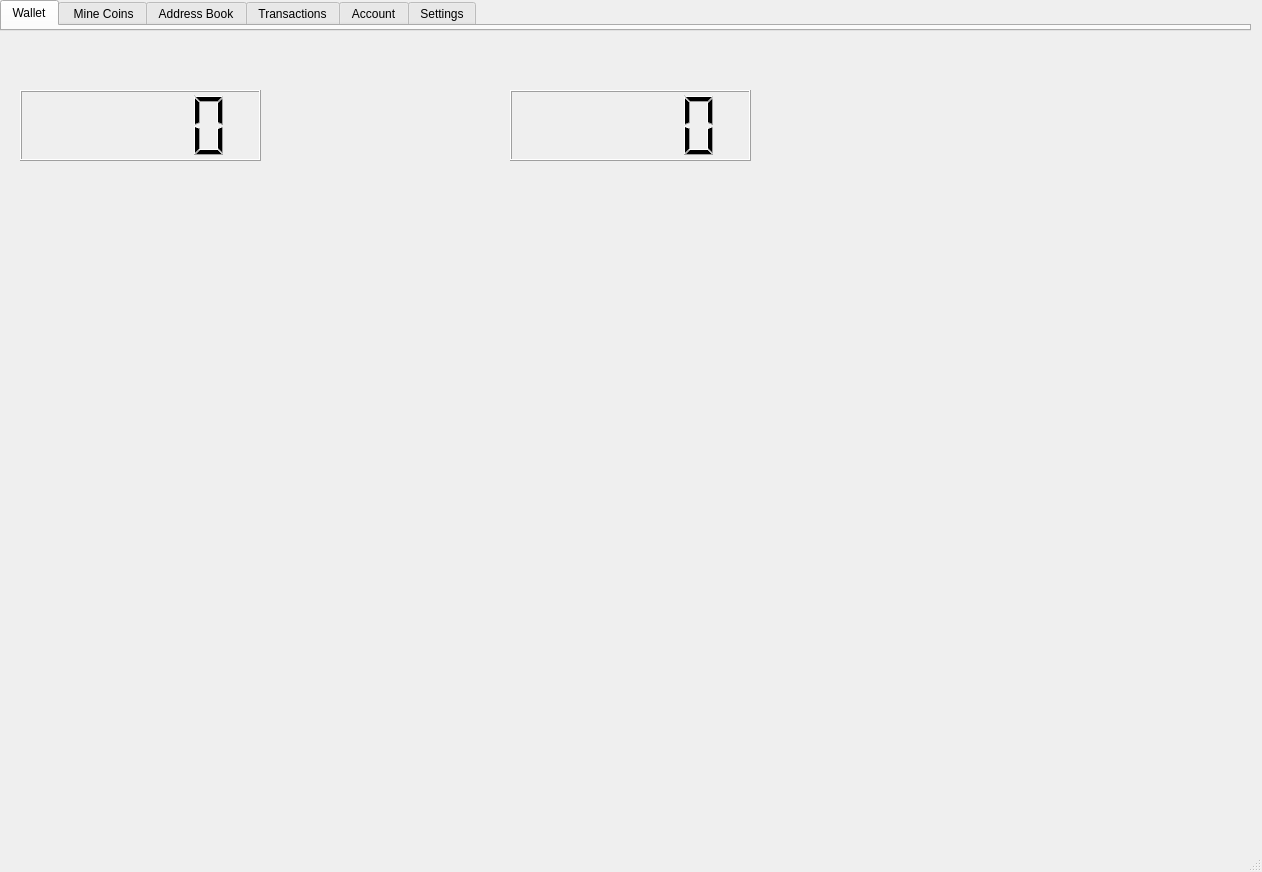
<?xml version="1.0" encoding="UTF-8"?>
<ui version="4.0">
 <author>Ryan Smith</author>
 <class>MainWindow</class>
 <widget class="QMainWindow" name="MainWindow">
  <property name="geometry">
   <rect>
    <x>0</x>
    <y>0</y>
    <width>1262</width>
    <height>872</height>
   </rect>
  </property>
  <property name="windowTitle">
   <string>Plasmacoin Client</string>
  </property>
  <property name="windowIcon">
   <iconset>
    <normaloff>../../../../../../.designer/assets/plasmacoin-logo.png</normaloff>../../../../../../.designer/assets/plasmacoin-logo.png</iconset>
  </property>
  <property name="iconSize">
   <size>
    <width>200</width>
    <height>100</height>
   </size>
  </property>
  <property name="toolButtonStyle">
   <enum>Qt::ToolButtonIconOnly</enum>
  </property>
  <widget class="QWidget" name="centralwidget">
   <widget class="QTabWidget" name="tabWidget">
    <property name="geometry">
     <rect>
      <x>0</x>
      <y>0</y>
      <width>1251</width>
      <height>31</height>
     </rect>
    </property>
    <property name="sizePolicy">
     <sizepolicy hsizetype="Maximum" vsizetype="Fixed">
      <horstretch>0</horstretch>
      <verstretch>0</verstretch>
     </sizepolicy>
    </property>
    <property name="maximumSize">
     <size>
      <width>1401</width>
      <height>31</height>
     </size>
    </property>
    <property name="focusPolicy">
     <enum>Qt::NoFocus</enum>
    </property>
    <property name="tabPosition">
     <enum>QTabWidget::North</enum>
    </property>
    <property name="tabShape">
     <enum>QTabWidget::Rounded</enum>
    </property>
    <property name="currentIndex">
     <number>0</number>
    </property>
    <property name="movable">
     <bool>false</bool>
    </property>
    <widget class="QWidget" name="Wallet">
     <attribute name="title">
      <string>Wallet</string>
     </attribute>
    </widget>
    <widget class="QWidget" name="Mine">
     <attribute name="title">
      <string> Mine Coins</string>
     </attribute>
    </widget>
    <widget class="QWidget" name="AddressBook">
     <attribute name="title">
      <string>Address Book</string>
     </attribute>
    </widget>
    <widget class="QWidget" name="Transactions">
     <attribute name="title">
      <string>Transactions</string>
     </attribute>
    </widget>
    <widget class="QWidget" name="Account">
     <attribute name="title">
      <string>Account</string>
     </attribute>
    </widget>
    <widget class="QWidget" name="Settings">
     <attribute name="title">
      <string>Settings</string>
     </attribute>
    </widget>
   </widget>
   <widget class="QStackedWidget" name="stackedWidget">
    <property name="geometry">
     <rect>
      <x>-10</x>
      <y>30</y>
      <width>1261</width>
      <height>821</height>
     </rect>
    </property>
    <property name="layoutDirection">
     <enum>Qt::LeftToRight</enum>
    </property>
    <property name="currentIndex">
     <number>0</number>
    </property>
    <widget class="QWidget" name="wallet">
     <widget class="QLCDNumber" name="usdollars">
      <property name="geometry">
       <rect>
        <x>520</x>
        <y>60</y>
        <width>241</width>
        <height>71</height>
       </rect>
      </property>
      <property name="smallDecimalPoint">
       <bool>false</bool>
      </property>
      <property name="digitCount">
       <number>5</number>
      </property>
      <property name="mode">
       <enum>QLCDNumber::Dec</enum>
      </property>
      <property name="segmentStyle">
       <enum>QLCDNumber::Filled</enum>
      </property>
     </widget>
     <widget class="QLCDNumber" name="plasmacoins">
      <property name="geometry">
       <rect>
        <x>30</x>
        <y>60</y>
        <width>241</width>
        <height>71</height>
       </rect>
      </property>
      <property name="layoutDirection">
       <enum>Qt::LeftToRight</enum>
      </property>
      <property name="smallDecimalPoint">
       <bool>false</bool>
      </property>
      <property name="digitCount">
       <number>5</number>
      </property>
      <property name="mode">
       <enum>QLCDNumber::Dec</enum>
      </property>
      <property name="segmentStyle">
       <enum>QLCDNumber::Filled</enum>
      </property>
     </widget>
    </widget>
    <widget class="QWidget" name="mineCoins">
     <widget class="QPushButton" name="btn_mine">
      <property name="geometry">
       <rect>
        <x>840</x>
        <y>730</y>
        <width>84</width>
        <height>31</height>
       </rect>
      </property>
      <property name="text">
       <string>Mine</string>
      </property>
     </widget>
     <widget class="QListWidget" name="transactionList">
      <property name="geometry">
       <rect>
        <x>40</x>
        <y>80</y>
        <width>611</width>
        <height>651</height>
       </rect>
      </property>
      <property name="focusPolicy">
       <enum>Qt::NoFocus</enum>
      </property>
     </widget>
     <widget class="QListWidget" name="blockTransactionList">
      <property name="geometry">
       <rect>
        <x>690</x>
        <y>240</y>
        <width>551</width>
        <height>471</height>
       </rect>
      </property>
     </widget>
     <widget class="QTextBrowser" name="blockSize">
      <property name="geometry">
       <rect>
        <x>690</x>
        <y>730</y>
        <width>141</width>
        <height>31</height>
       </rect>
      </property>
     </widget>
     <widget class="QToolButton" name="plusSign">
      <property name="geometry">
       <rect>
        <x>590</x>
        <y>730</y>
        <width>33</width>
        <height>31</height>
       </rect>
      </property>
      <property name="text">
       <string>...</string>
      </property>
      <property name="icon">
       <iconset>
        <normaloff>../../../../../../.designer/assets/plus.png</normaloff>../../../../../../.designer/assets/plus.png</iconset>
      </property>
      <property name="iconSize">
       <size>
        <width>24</width>
        <height>24</height>
       </size>
      </property>
     </widget>
     <widget class="QToolButton" name="minusSign">
      <property name="geometry">
       <rect>
        <x>620</x>
        <y>730</y>
        <width>33</width>
        <height>31</height>
       </rect>
      </property>
      <property name="text">
       <string>...</string>
      </property>
      <property name="icon">
       <iconset>
        <normaloff>../../../../../../.designer/assets/minus.png</normaloff>../../../../../../.designer/assets/minus.png</iconset>
      </property>
      <property name="iconSize">
       <size>
        <width>24</width>
        <height>24</height>
       </size>
      </property>
     </widget>
    </widget>
    <widget class="QWidget" name="addressBook">
     <widget class="QDialogButtonBox" name="buttonBox">
      <property name="geometry">
       <rect>
        <x>600</x>
        <y>130</y>
        <width>174</width>
        <height>34</height>
       </rect>
      </property>
      <property name="focusPolicy">
       <enum>Qt::StrongFocus</enum>
      </property>
      <property name="standardButtons">
       <set>QDialogButtonBox::Cancel|QDialogButtonBox::Ok</set>
      </property>
     </widget>
     <widget class="QWidget" name="formLayoutWidget">
      <property name="geometry">
       <rect>
        <x>600</x>
        <y>90</y>
        <width>341</width>
        <height>41</height>
       </rect>
      </property>
      <layout class="QFormLayout" name="formLayout">
       <item row="0" column="0">
        <widget class="QLabel" name="amountLabel">
         <property name="text">
          <string>Amount</string>
         </property>
        </widget>
       </item>
       <item row="0" column="1">
        <widget class="QLineEdit" name="amountLineEdit">
         <property name="text">
          <string/>
         </property>
        </widget>
       </item>
      </layout>
     </widget>
     <widget class="QTextBrowser" name="textBrowser">
      <property name="geometry">
       <rect>
        <x>600</x>
        <y>40</y>
        <width>341</width>
        <height>31</height>
       </rect>
      </property>
     </widget>
     <widget class="QTableWidget" name="tableWidget">
      <property name="geometry">
       <rect>
        <x>30</x>
        <y>40</y>
        <width>531</width>
        <height>711</height>
       </rect>
      </property>
      <property name="focusPolicy">
       <enum>Qt::NoFocus</enum>
      </property>
      <property name="horizontalScrollBarPolicy">
       <enum>Qt::ScrollBarAsNeeded</enum>
      </property>
      <property name="columnCount">
       <number>2</number>
      </property>
      <attribute name="horizontalHeaderCascadingSectionResizes">
       <bool>true</bool>
      </attribute>
      <attribute name="horizontalHeaderDefaultSectionSize">
       <number>132</number>
      </attribute>
      <attribute name="horizontalHeaderStretchLastSection">
       <bool>true</bool>
      </attribute>
      <attribute name="verticalHeaderStretchLastSection">
       <bool>false</bool>
      </attribute>
      <column>
       <property name="text">
        <string>Username</string>
       </property>
      </column>
      <column>
       <property name="text">
        <string>Address</string>
       </property>
      </column>
     </widget>
    </widget>
    <widget class="QWidget" name="transactions"/>
    <widget class="QWidget" name="account">
     <widget class="QStackedWidget" name="accountView">
      <property name="geometry">
       <rect>
        <x>0</x>
        <y>20</y>
        <width>1261</width>
        <height>801</height>
       </rect>
      </property>
      <property name="currentIndex">
       <number>0</number>
      </property>
      <widget class="QWidget" name="signIn">
       <widget class="QLineEdit" name="s_EmailField">
        <property name="geometry">
         <rect>
          <x>230</x>
          <y>380</y>
          <width>241</width>
          <height>31</height>
         </rect>
        </property>
        <property name="placeholderText">
         <string>Email Address</string>
        </property>
        <property name="clearButtonEnabled">
         <bool>true</bool>
        </property>
       </widget>
       <widget class="QPushButton" name="btn_signIn">
        <property name="geometry">
         <rect>
          <x>250</x>
          <y>500</y>
          <width>81</width>
          <height>31</height>
         </rect>
        </property>
        <property name="text">
         <string>Sign In</string>
        </property>
       </widget>
       <widget class="QLabel" name="signInTitle">
        <property name="geometry">
         <rect>
          <x>130</x>
          <y>230</y>
          <width>451</width>
          <height>81</height>
         </rect>
        </property>
        <property name="text">
         <string>&lt;html&gt;&lt;head/&gt;&lt;body&gt;&lt;p align=&quot;center&quot;&gt;&lt;span style=&quot; font-size:20pt;&quot;&gt;Sign in to your Plasmacoin Account&lt;/span&gt;&lt;/p&gt;&lt;/body&gt;&lt;/html&gt;</string>
        </property>
       </widget>
       <widget class="QLineEdit" name="s_PasswordField">
        <property name="geometry">
         <rect>
          <x>230</x>
          <y>420</y>
          <width>241</width>
          <height>31</height>
         </rect>
        </property>
        <property name="echoMode">
         <enum>QLineEdit::Password</enum>
        </property>
        <property name="placeholderText">
         <string>Password</string>
        </property>
        <property name="clearButtonEnabled">
         <bool>true</bool>
        </property>
       </widget>
       <widget class="QPushButton" name="btn_create">
        <property name="geometry">
         <rect>
          <x>350</x>
          <y>500</y>
          <width>81</width>
          <height>31</height>
         </rect>
        </property>
        <property name="text">
         <string>Create...</string>
        </property>
       </widget>
       <widget class="QWidget" name="banner1" native="true">
        <property name="geometry">
         <rect>
          <x>650</x>
          <y>40</y>
          <width>591</width>
          <height>721</height>
         </rect>
        </property>
        <property name="styleSheet">
         <string notr="true">background-color: rgb(115, 233, 255);
border: 4px solid rgb(115, 233, 255);
border-radius: 4px</string>
        </property>
        <widget class="QLabel" name="bannerText1">
         <property name="geometry">
          <rect>
           <x>0</x>
           <y>0</y>
           <width>591</width>
           <height>721</height>
          </rect>
         </property>
         <property name="styleSheet">
          <string notr="true"/>
         </property>
         <property name="text">
          <string>&lt;html&gt;&lt;head/&gt;&lt;body&gt;&lt;p align=&quot;center&quot;&gt;&lt;span style=&quot; font-size:24pt; color:#000000;&quot;&gt;Welcome Back!&lt;/span&gt;&lt;/p&gt;&lt;p align=&quot;center&quot;&gt;&lt;span style=&quot; font-size:24pt; color:#000000;&quot;&gt;Please sign in to continue.&lt;/span&gt;&lt;span style=&quot; color:#000000;&quot;&gt;&lt;br/&gt;&lt;/span&gt;&lt;/p&gt;&lt;p align=&quot;center&quot;&gt;&lt;br/&gt;&lt;/p&gt;&lt;p align=&quot;center&quot;&gt;&lt;br/&gt;&lt;/p&gt;&lt;p align=&quot;center&quot;&gt;&lt;br/&gt;&lt;/p&gt;&lt;p align=&quot;center&quot;&gt;&lt;br/&gt;&lt;/p&gt;&lt;p align=&quot;center&quot;&gt;&lt;br/&gt;&lt;/p&gt;&lt;p align=&quot;center&quot;&gt;&lt;br/&gt;&lt;/p&gt;&lt;p align=&quot;center&quot;&gt;&lt;br/&gt;&lt;/p&gt;&lt;p align=&quot;center&quot;&gt;&lt;br/&gt;&lt;br/&gt;&lt;/p&gt;&lt;p align=&quot;center&quot;&gt;&lt;img src=&quot;:/assets/plasmacoin-banner.png&quot; width=&quot;550&quot; height=&quot;150&quot;/&gt;&lt;/p&gt;&lt;/body&gt;&lt;/html&gt;</string>
         </property>
        </widget>
       </widget>
      </widget>
      <widget class="QWidget" name="signUp">
       <widget class="QLabel" name="createTitle">
        <property name="geometry">
         <rect>
          <x>60</x>
          <y>190</y>
          <width>611</width>
          <height>101</height>
         </rect>
        </property>
        <property name="text">
         <string>&lt;html&gt;&lt;head/&gt;&lt;body&gt;&lt;p align=&quot;center&quot;&gt;&lt;span style=&quot; font-size:20pt;&quot;&gt;Create your Plasmacoin account&lt;/span&gt;&lt;/p&gt;&lt;/body&gt;&lt;/html&gt;</string>
        </property>
       </widget>
       <widget class="QPushButton" name="btn_signUp">
        <property name="geometry">
         <rect>
          <x>250</x>
          <y>510</y>
          <width>81</width>
          <height>31</height>
         </rect>
        </property>
        <property name="text">
         <string>Sign Up</string>
        </property>
       </widget>
       <widget class="QPushButton" name="btn_back">
        <property name="geometry">
         <rect>
          <x>350</x>
          <y>510</y>
          <width>81</width>
          <height>31</height>
         </rect>
        </property>
        <property name="text">
         <string>Go Back...</string>
        </property>
       </widget>
       <widget class="QLineEdit" name="c_EmailField">
        <property name="geometry">
         <rect>
          <x>230</x>
          <y>350</y>
          <width>241</width>
          <height>31</height>
         </rect>
        </property>
        <property name="placeholderText">
         <string>Email Address</string>
        </property>
        <property name="clearButtonEnabled">
         <bool>true</bool>
        </property>
       </widget>
       <widget class="QLineEdit" name="c_UsernameField">
        <property name="geometry">
         <rect>
          <x>230</x>
          <y>390</y>
          <width>241</width>
          <height>31</height>
         </rect>
        </property>
        <property name="statusTip">
         <string>Your username can contain alphanumeric characters, dashes, underscores, and periods</string>
        </property>
        <property name="placeholderText">
         <string>Username</string>
        </property>
        <property name="clearButtonEnabled">
         <bool>true</bool>
        </property>
       </widget>
       <widget class="QLineEdit" name="c_PasswordField">
        <property name="geometry">
         <rect>
          <x>230</x>
          <y>430</y>
          <width>241</width>
          <height>31</height>
         </rect>
        </property>
        <property name="statusTip">
         <string>Your password must be at least 6 characters long and contain at least 1 capital letter, 1 special character, and 1 number</string>
        </property>
        <property name="inputMask">
         <string/>
        </property>
        <property name="echoMode">
         <enum>QLineEdit::Password</enum>
        </property>
        <property name="placeholderText">
         <string>Password</string>
        </property>
        <property name="clearButtonEnabled">
         <bool>true</bool>
        </property>
       </widget>
       <widget class="QWidget" name="banner2" native="true">
        <property name="geometry">
         <rect>
          <x>650</x>
          <y>40</y>
          <width>591</width>
          <height>721</height>
         </rect>
        </property>
        <property name="styleSheet">
         <string notr="true">background-color: rgb(115, 233, 255);
border: 4px solid rgb(115, 233, 255);
border-radius: 4px</string>
        </property>
        <widget class="QLabel" name="bannerText2">
         <property name="geometry">
          <rect>
           <x>0</x>
           <y>0</y>
           <width>591</width>
           <height>721</height>
          </rect>
         </property>
         <property name="styleSheet">
          <string notr="true"/>
         </property>
         <property name="text">
          <string>&lt;html&gt;&lt;head/&gt;&lt;body&gt;&lt;p align=&quot;center&quot;&gt;&lt;span style=&quot; font-size:14pt; color:#000000;&quot;&gt;What is my account for?&lt;/span&gt;&lt;/p&gt;&lt;p align=&quot;center&quot;&gt;&lt;span style=&quot; font-size:14pt; color:#000000;&quot;&gt;Your Plasmacoin account registers you for the desktop app.&lt;br/&gt;This registers your computer as a Plasmacoin node and also&lt;br/&gt;gives you access to the offical Plasmacoin software wallet.&lt;/span&gt;&lt;/p&gt;&lt;p align=&quot;center&quot;&gt;&lt;span style=&quot; color:#000000;&quot;&gt;&lt;br/&gt;&lt;/span&gt;&lt;/p&gt;&lt;p align=&quot;center&quot;&gt;&lt;span style=&quot; font-size:14pt; color:#000000;&quot;&gt;Credentials&lt;/span&gt;&lt;/p&gt;&lt;p align=&quot;center&quot;&gt;&lt;span style=&quot; font-size:14pt; color:#000000;&quot;&gt;Once you 're signed in, you'll have access to your public and&lt;br/&gt;private keys, as well as your Plasmacoin address, which is what&lt;br/&gt;you'll use to send and recieve transactions.&lt;/span&gt;&lt;/p&gt;&lt;p align=&quot;center&quot;&gt;&lt;span style=&quot; color:#000000;&quot;&gt;&lt;br/&gt;&lt;/span&gt;&lt;/p&gt;&lt;p align=&quot;center&quot;&gt;&lt;span style=&quot; font-size:14pt; color:#000000;&quot;&gt;Address Book&lt;/span&gt;&lt;/p&gt;&lt;p align=&quot;center&quot;&gt;&lt;span style=&quot; font-size:14pt; color:#000000;&quot;&gt;With your account, you can access the built-in address book,&lt;br/&gt;which allows you to save the addresses of other Plasmacoin&lt;br/&gt;users.&lt;/span&gt;&lt;/p&gt;&lt;p align=&quot;center&quot;&gt;&lt;br/&gt;&lt;/p&gt;&lt;p align=&quot;center&quot;&gt;&lt;img src=&quot;:/newPrefix/plasmacoin-banner.png&quot; width=&quot;550&quot; height=&quot;150&quot;/&gt;&lt;/p&gt;&lt;/body&gt;&lt;/html&gt;</string>
         </property>
        </widget>
       </widget>
      </widget>
      <widget class="QWidget" name="loggedIn">
       <widget class="QWidget" name="verticalLayoutWidget">
        <property name="geometry">
         <rect>
          <x>10</x>
          <y>0</y>
          <width>1251</width>
          <height>791</height>
         </rect>
        </property>
        <layout class="QVBoxLayout" name="pageContainer">
         <item>
          <widget class="QScrollArea" name="scrollArea">
           <property name="sizePolicy">
            <sizepolicy hsizetype="Preferred" vsizetype="Preferred">
             <horstretch>0</horstretch>
             <verstretch>0</verstretch>
            </sizepolicy>
           </property>
           <property name="minimumSize">
            <size>
             <width>0</width>
             <height>0</height>
            </size>
           </property>
           <property name="frameShape">
            <enum>QFrame::NoFrame</enum>
           </property>
           <property name="frameShadow">
            <enum>QFrame::Sunken</enum>
           </property>
           <property name="verticalScrollBarPolicy">
            <enum>Qt::ScrollBarAsNeeded</enum>
           </property>
           <property name="horizontalScrollBarPolicy">
            <enum>Qt::ScrollBarAlwaysOff</enum>
           </property>
           <property name="widgetResizable">
            <bool>true</bool>
           </property>
           <property name="alignment">
            <set>Qt::AlignLeading|Qt::AlignLeft|Qt::AlignTop</set>
           </property>
           <widget class="QWidget" name="scrollAreaContent">
            <property name="geometry">
             <rect>
              <x>0</x>
              <y>0</y>
              <width>1249</width>
              <height>789</height>
             </rect>
            </property>
            <property name="sizePolicy">
             <sizepolicy hsizetype="Minimum" vsizetype="Minimum">
              <horstretch>0</horstretch>
              <verstretch>0</verstretch>
             </sizepolicy>
            </property>
            <property name="minimumSize">
             <size>
              <width>550</width>
              <height>550</height>
             </size>
            </property>
            <widget class="QWidget" name="contentContainer" native="true">
             <property name="geometry">
              <rect>
               <x>0</x>
               <y>0</y>
               <width>631</width>
               <height>671</height>
              </rect>
             </property>
             <property name="sizePolicy">
              <sizepolicy hsizetype="Minimum" vsizetype="Minimum">
               <horstretch>0</horstretch>
               <verstretch>0</verstretch>
              </sizepolicy>
             </property>
             <layout class="QVBoxLayout" name="pageLayout">
              <property name="sizeConstraint">
               <enum>QLayout::SetDefaultConstraint</enum>
              </property>
              <item>
               <widget class="QWidget" name="address" native="true">
                <widget class="QToolButton" name="addressCopy">
                 <property name="geometry">
                  <rect>
                   <x>340</x>
                   <y>100</y>
                   <width>33</width>
                   <height>31</height>
                  </rect>
                 </property>
                 <property name="sizePolicy">
                  <sizepolicy hsizetype="Fixed" vsizetype="Fixed">
                   <horstretch>0</horstretch>
                   <verstretch>0</verstretch>
                  </sizepolicy>
                 </property>
                 <property name="text">
                  <string>...</string>
                 </property>
                 <property name="icon">
                  <iconset>
                   <normaloff>../../../../../../../../../../.designer/assets/clipboard.png</normaloff>../../../../../../../../../../.designer/assets/clipboard.png</iconset>
                 </property>
                </widget>
                <widget class="QLineEdit" name="walletAddress">
                 <property name="geometry">
                  <rect>
                   <x>10</x>
                   <y>100</y>
                   <width>321</width>
                   <height>31</height>
                  </rect>
                 </property>
                 <property name="sizePolicy">
                  <sizepolicy hsizetype="Expanding" vsizetype="Fixed">
                   <horstretch>0</horstretch>
                   <verstretch>0</verstretch>
                  </sizepolicy>
                 </property>
                 <property name="readOnly">
                  <bool>true</bool>
                 </property>
                </widget>
                <widget class="QLabel" name="addressSubtitle">
                 <property name="geometry">
                  <rect>
                   <x>10</x>
                   <y>50</y>
                   <width>491</width>
                   <height>41</height>
                  </rect>
                 </property>
                 <property name="sizePolicy">
                  <sizepolicy hsizetype="Preferred" vsizetype="Fixed">
                   <horstretch>0</horstretch>
                   <verstretch>0</verstretch>
                  </sizepolicy>
                 </property>
                 <property name="text">
                  <string>&lt;html&gt;&lt;head/&gt;&lt;body&gt;&lt;p&gt;&lt;span style=&quot; font-size:11pt;&quot;&gt;Your Plasmacoin address identifies your node as the sender or reciever&lt;br/&gt;in a transaction. It is also the way Plasmacoin is sent to your node.&lt;/span&gt;&lt;/p&gt;&lt;/body&gt;&lt;/html&gt;</string>
                 </property>
                </widget>
                <widget class="QLabel" name="addressTitle">
                 <property name="geometry">
                  <rect>
                   <x>10</x>
                   <y>10</y>
                   <width>231</width>
                   <height>31</height>
                  </rect>
                 </property>
                 <property name="sizePolicy">
                  <sizepolicy hsizetype="Preferred" vsizetype="Fixed">
                   <horstretch>0</horstretch>
                   <verstretch>0</verstretch>
                  </sizepolicy>
                 </property>
                 <property name="text">
                  <string>&lt;html&gt;&lt;head/&gt;&lt;body&gt;&lt;p&gt;&lt;span style=&quot; font-size:18pt;&quot;&gt;Your Wallet Address&lt;/span&gt;&lt;/p&gt;&lt;/body&gt;&lt;/html&gt;</string>
                 </property>
                </widget>
               </widget>
              </item>
              <item>
               <widget class="QWidget" name="rsaKeys" native="true">
                <property name="minimumSize">
                 <size>
                  <width>0</width>
                  <height>0</height>
                 </size>
                </property>
                <widget class="QLabel" name="rsaTitle">
                 <property name="geometry">
                  <rect>
                   <x>10</x>
                   <y>10</y>
                   <width>111</width>
                   <height>31</height>
                  </rect>
                 </property>
                 <property name="sizePolicy">
                  <sizepolicy hsizetype="Preferred" vsizetype="Fixed">
                   <horstretch>0</horstretch>
                   <verstretch>0</verstretch>
                  </sizepolicy>
                 </property>
                 <property name="text">
                  <string>&lt;html&gt;&lt;head/&gt;&lt;body&gt;&lt;p&gt;&lt;span style=&quot; font-size:18pt;&quot;&gt;RSA Keys&lt;/span&gt;&lt;/p&gt;&lt;/body&gt;&lt;/html&gt;</string>
                 </property>
                </widget>
                <widget class="QToolButton" name="privKeyShow">
                 <property name="geometry">
                  <rect>
                   <x>350</x>
                   <y>89</y>
                   <width>33</width>
                   <height>31</height>
                  </rect>
                 </property>
                 <property name="sizePolicy">
                  <sizepolicy hsizetype="Fixed" vsizetype="Fixed">
                   <horstretch>0</horstretch>
                   <verstretch>0</verstretch>
                  </sizepolicy>
                 </property>
                 <property name="text">
                  <string>...</string>
                 </property>
                 <property name="icon">
                  <iconset>
                   <normaloff>../../../../../../../../../../.designer/assets/no-view.png</normaloff>../../../../../../../../../../.designer/assets/no-view.png</iconset>
                 </property>
                </widget>
                <widget class="QLineEdit" name="publicKey">
                 <property name="geometry">
                  <rect>
                   <x>10</x>
                   <y>50</y>
                   <width>331</width>
                   <height>31</height>
                  </rect>
                 </property>
                 <property name="sizePolicy">
                  <sizepolicy hsizetype="Expanding" vsizetype="Fixed">
                   <horstretch>0</horstretch>
                   <verstretch>0</verstretch>
                  </sizepolicy>
                 </property>
                 <property name="readOnly">
                  <bool>true</bool>
                 </property>
                </widget>
                <widget class="QToolButton" name="pubKeyCopy">
                 <property name="geometry">
                  <rect>
                   <x>390</x>
                   <y>50</y>
                   <width>33</width>
                   <height>31</height>
                  </rect>
                 </property>
                 <property name="sizePolicy">
                  <sizepolicy hsizetype="Fixed" vsizetype="Fixed">
                   <horstretch>0</horstretch>
                   <verstretch>0</verstretch>
                  </sizepolicy>
                 </property>
                 <property name="text">
                  <string>...</string>
                 </property>
                 <property name="icon">
                  <iconset>
                   <normaloff>../../../../../../../../../../.designer/assets/clipboard.png</normaloff>../../../../../../../../../../.designer/assets/clipboard.png</iconset>
                 </property>
                </widget>
                <widget class="QToolButton" name="pubKeyShow">
                 <property name="geometry">
                  <rect>
                   <x>350</x>
                   <y>50</y>
                   <width>33</width>
                   <height>31</height>
                  </rect>
                 </property>
                 <property name="sizePolicy">
                  <sizepolicy hsizetype="Fixed" vsizetype="Fixed">
                   <horstretch>0</horstretch>
                   <verstretch>0</verstretch>
                  </sizepolicy>
                 </property>
                 <property name="text">
                  <string>...</string>
                 </property>
                 <property name="icon">
                  <iconset>
                   <normaloff>../../../../../../../../../../.designer/assets/no-view.png</normaloff>../../../../../../../../../../.designer/assets/no-view.png</iconset>
                 </property>
                </widget>
                <widget class="QToolButton" name="privKeyCopy">
                 <property name="geometry">
                  <rect>
                   <x>390</x>
                   <y>90</y>
                   <width>33</width>
                   <height>31</height>
                  </rect>
                 </property>
                 <property name="sizePolicy">
                  <sizepolicy hsizetype="Fixed" vsizetype="Fixed">
                   <horstretch>0</horstretch>
                   <verstretch>0</verstretch>
                  </sizepolicy>
                 </property>
                 <property name="text">
                  <string>...</string>
                 </property>
                 <property name="icon">
                  <iconset>
                   <normaloff>../../../../../../../../../../.designer/assets/clipboard.png</normaloff>../../../../../../../../../../.designer/assets/clipboard.png</iconset>
                 </property>
                </widget>
                <widget class="QLineEdit" name="privateKey">
                 <property name="geometry">
                  <rect>
                   <x>10</x>
                   <y>90</y>
                   <width>331</width>
                   <height>31</height>
                  </rect>
                 </property>
                 <property name="sizePolicy">
                  <sizepolicy hsizetype="Expanding" vsizetype="Fixed">
                   <horstretch>0</horstretch>
                   <verstretch>0</verstretch>
                  </sizepolicy>
                 </property>
                 <property name="readOnly">
                  <bool>true</bool>
                 </property>
                </widget>
               </widget>
              </item>
              <item>
               <widget class="QWidget" name="pubIPAddr" native="true">
                <widget class="QLabel" name="pubIPAddrTitle">
                 <property name="geometry">
                  <rect>
                   <x>10</x>
                   <y>10</y>
                   <width>201</width>
                   <height>31</height>
                  </rect>
                 </property>
                 <property name="sizePolicy">
                  <sizepolicy hsizetype="Preferred" vsizetype="Fixed">
                   <horstretch>0</horstretch>
                   <verstretch>0</verstretch>
                  </sizepolicy>
                 </property>
                 <property name="text">
                  <string>&lt;html&gt;&lt;head/&gt;&lt;body&gt;&lt;p&gt;&lt;span style=&quot; font-size:18pt;&quot;&gt;Public IP Address&lt;/span&gt;&lt;/p&gt;&lt;/body&gt;&lt;/html&gt;</string>
                 </property>
                </widget>
                <widget class="QTextBrowser" name="publicIPAddress">
                 <property name="geometry">
                  <rect>
                   <x>10</x>
                   <y>140</y>
                   <width>256</width>
                   <height>31</height>
                  </rect>
                 </property>
                 <property name="sizePolicy">
                  <sizepolicy hsizetype="Expanding" vsizetype="Fixed">
                   <horstretch>0</horstretch>
                   <verstretch>0</verstretch>
                  </sizepolicy>
                 </property>
                </widget>
                <widget class="QLabel" name="pubIPAddrSubtitle">
                 <property name="geometry">
                  <rect>
                   <x>10</x>
                   <y>50</y>
                   <width>521</width>
                   <height>81</height>
                  </rect>
                 </property>
                 <property name="sizePolicy">
                  <sizepolicy hsizetype="Preferred" vsizetype="Fixed">
                   <horstretch>0</horstretch>
                   <verstretch>0</verstretch>
                  </sizepolicy>
                 </property>
                 <property name="text">
                  <string>&lt;html&gt;&lt;head/&gt;&lt;body&gt;&lt;p&gt;&lt;span style=&quot; font-size:11pt;&quot;&gt;Your public IP address is what is used to send your Plasmacoin to once&lt;br&gt;the block with your transaction(s) is confirmed to the blockchain. Your&lt;br&gt;IP address is neither stored on the blockchain nor directly traceable from&lt;br&gt;a transaction&lt;/span&gt;&lt;/p&gt;&lt;/body&gt;&lt;/html&gt;</string>
                 </property>
                </widget>
               </widget>
              </item>
             </layout>
            </widget>
           </widget>
          </widget>
         </item>
        </layout>
       </widget>
      </widget>
     </widget>
    </widget>
    <widget class="QWidget" name="settings">
     <widget class="QLabel" name="settingsTitle">
      <property name="geometry">
       <rect>
        <x>30</x>
        <y>20</y>
        <width>91</width>
        <height>41</height>
       </rect>
      </property>
      <property name="text">
       <string>&lt;html&gt;&lt;head/&gt;&lt;body&gt;&lt;p&gt;&lt;span style=&quot; font-size:18pt;&quot;&gt;Settings&lt;/span&gt;&lt;/p&gt;&lt;/body&gt;&lt;/html&gt;</string>
      </property>
     </widget>
     <widget class="QWidget" name="rsaKeyPath" native="true">
      <property name="geometry">
       <rect>
        <x>30</x>
        <y>60</y>
        <width>431</width>
        <height>101</height>
       </rect>
      </property>
      <widget class="QToolButton" name="btn_reset">
       <property name="geometry">
        <rect>
         <x>370</x>
         <y>60</y>
         <width>33</width>
         <height>31</height>
        </rect>
       </property>
       <property name="text">
        <string>...</string>
       </property>
       <property name="icon">
        <iconset>
         <normaloff>../../../../../../.designer/assets/reset.png</normaloff>../../../../../../.designer/assets/reset.png</iconset>
       </property>
      </widget>
      <widget class="QPushButton" name="btn_choosePath">
       <property name="geometry">
        <rect>
         <x>260</x>
         <y>60</y>
         <width>101</width>
         <height>31</height>
        </rect>
       </property>
       <property name="text">
        <string>Choose Path...</string>
       </property>
      </widget>
      <widget class="QTextBrowser" name="rsaKeyView">
       <property name="geometry">
        <rect>
         <x>0</x>
         <y>60</y>
         <width>251</width>
         <height>31</height>
        </rect>
       </property>
      </widget>
      <widget class="QLabel" name="rsaKeyTitle">
       <property name="geometry">
        <rect>
         <x>0</x>
         <y>0</y>
         <width>101</width>
         <height>31</height>
        </rect>
       </property>
       <property name="text">
        <string>&lt;html&gt;&lt;head/&gt;&lt;body&gt;&lt;p&gt;&lt;span style=&quot; font-size:12pt; text-decoration: underline;&quot;&gt;RSA Key Path&lt;/span&gt;&lt;/p&gt;&lt;/body&gt;&lt;/html&gt;</string>
       </property>
      </widget>
      <widget class="QLabel" name="rsaKeySubtitle">
       <property name="geometry">
        <rect>
         <x>0</x>
         <y>30</y>
         <width>431</width>
         <height>31</height>
        </rect>
       </property>
       <property name="text">
        <string>&lt;html&gt;&lt;head/&gt;&lt;body&gt;&lt;p&gt;Choose the path where your RSA public-private key pair will be stored.&lt;/p&gt;&lt;/body&gt;&lt;/html&gt;</string>
       </property>
      </widget>
     </widget>
     <widget class="QWidget" name="changePassword" native="true">
      <property name="geometry">
       <rect>
        <x>30</x>
        <y>170</y>
        <width>561</width>
        <height>231</height>
       </rect>
      </property>
      <widget class="QLabel" name="chgPsswdTitle">
       <property name="geometry">
        <rect>
         <x>0</x>
         <y>10</y>
         <width>141</width>
         <height>31</height>
        </rect>
       </property>
       <property name="sizePolicy">
        <sizepolicy hsizetype="Preferred" vsizetype="Fixed">
         <horstretch>0</horstretch>
         <verstretch>0</verstretch>
        </sizepolicy>
       </property>
       <property name="text">
        <string>&lt;html&gt;&lt;head/&gt;&lt;body&gt;&lt;p&gt;&lt;span style=&quot; font-size:12pt; text-decoration: underline;&quot;&gt;Change Password&lt;/span&gt;&lt;/p&gt;&lt;/body&gt;&lt;/html&gt;</string>
       </property>
      </widget>
      <widget class="QLabel" name="chgPsswdSubtitle">
       <property name="geometry">
        <rect>
         <x>0</x>
         <y>40</y>
         <width>551</width>
         <height>61</height>
        </rect>
       </property>
       <property name="sizePolicy">
        <sizepolicy hsizetype="Preferred" vsizetype="Fixed">
         <horstretch>0</horstretch>
         <verstretch>0</verstretch>
        </sizepolicy>
       </property>
       <property name="text">
        <string>&lt;html&gt;&lt;head/&gt;&lt;body&gt;&lt;p&gt;Change the password for your Plasmacoin Account. Remember that your password&lt;br/&gt;must be at least 6 characters long and contain at least 1 capital letter, 1 special character,&lt;br/&gt;and 1 number.&lt;/p&gt;&lt;/body&gt;&lt;/html&gt;</string>
       </property>
      </widget>
      <widget class="QLineEdit" name="currPassField">
       <property name="geometry">
        <rect>
         <x>0</x>
         <y>110</y>
         <width>241</width>
         <height>31</height>
        </rect>
       </property>
       <property name="inputMask">
        <string/>
       </property>
       <property name="echoMode">
        <enum>QLineEdit::Password</enum>
       </property>
       <property name="placeholderText">
        <string>Current Password</string>
       </property>
       <property name="clearButtonEnabled">
        <bool>true</bool>
       </property>
      </widget>
      <widget class="QLineEdit" name="newPassField">
       <property name="geometry">
        <rect>
         <x>0</x>
         <y>150</y>
         <width>241</width>
         <height>31</height>
        </rect>
       </property>
       <property name="inputMask">
        <string/>
       </property>
       <property name="echoMode">
        <enum>QLineEdit::Password</enum>
       </property>
       <property name="placeholderText">
        <string>New Password</string>
       </property>
       <property name="clearButtonEnabled">
        <bool>true</bool>
       </property>
      </widget>
      <widget class="QPushButton" name="btn_confirm">
       <property name="geometry">
        <rect>
         <x>0</x>
         <y>190</y>
         <width>81</width>
         <height>31</height>
        </rect>
       </property>
       <property name="text">
        <string>Confirm</string>
       </property>
      </widget>
     </widget>
    </widget>
   </widget>
   <zorder>stackedWidget</zorder>
   <zorder>tabWidget</zorder>
  </widget>
  <widget class="QStatusBar" name="statusbar"/>
 </widget>
 <tabstops>
  <tabstop>blockSize</tabstop>
  <tabstop>btn_mine</tabstop>
  <tabstop>amountLineEdit</tabstop>
  <tabstop>buttonBox</tabstop>
  <tabstop>s_EmailField</tabstop>
  <tabstop>s_PasswordField</tabstop>
  <tabstop>btn_signIn</tabstop>
  <tabstop>btn_create</tabstop>
  <tabstop>c_EmailField</tabstop>
  <tabstop>c_UsernameField</tabstop>
  <tabstop>c_PasswordField</tabstop>
  <tabstop>btn_signUp</tabstop>
  <tabstop>btn_back</tabstop>
  <tabstop>blockTransactionList</tabstop>
  <tabstop>textBrowser</tabstop>
 </tabstops>
 <resources>
  <include location="../assets/plasmacoin-banner.qrc"/>
 </resources>
 <connections/>
</ui>
